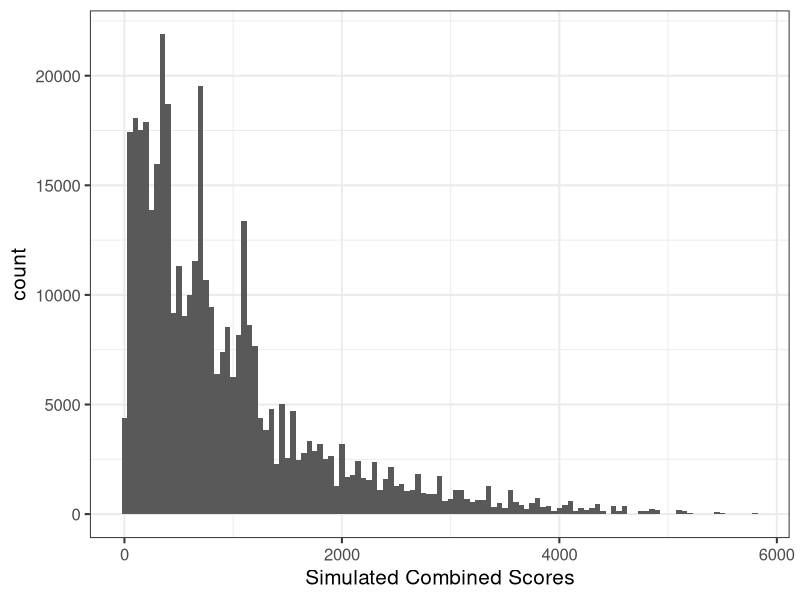
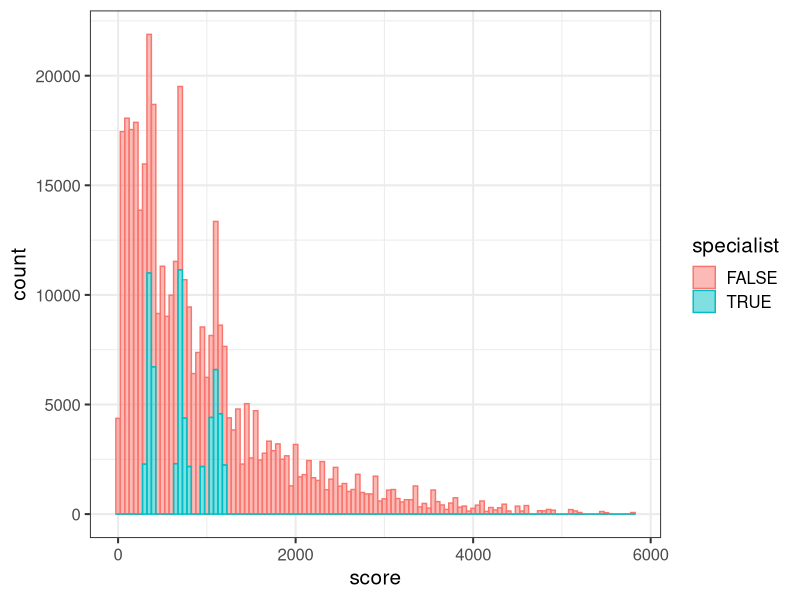
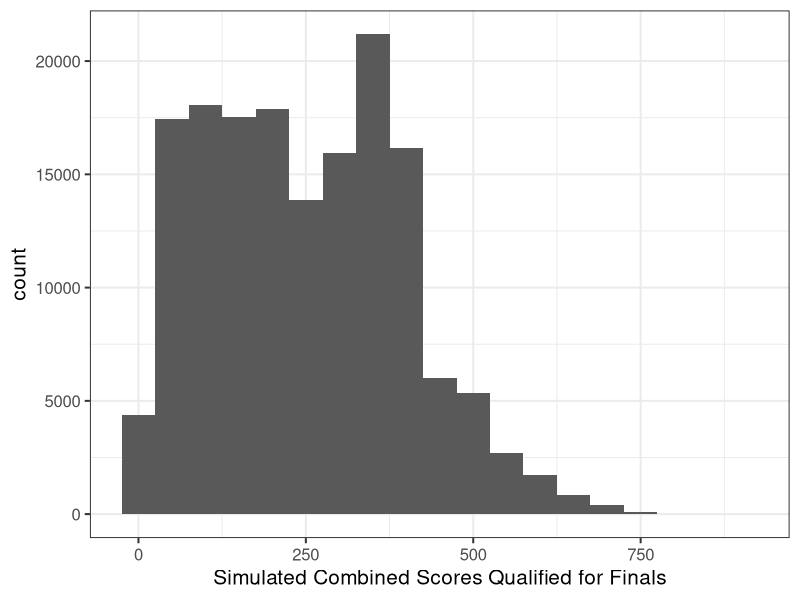
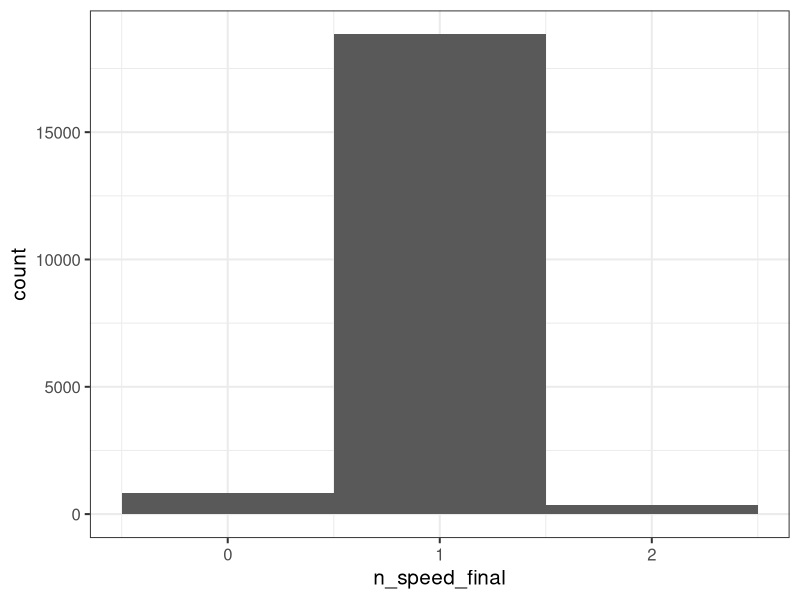
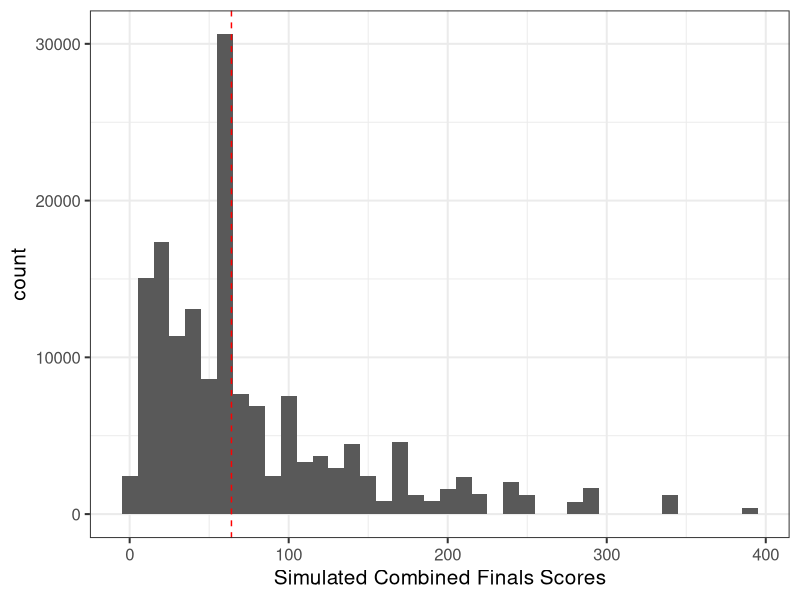
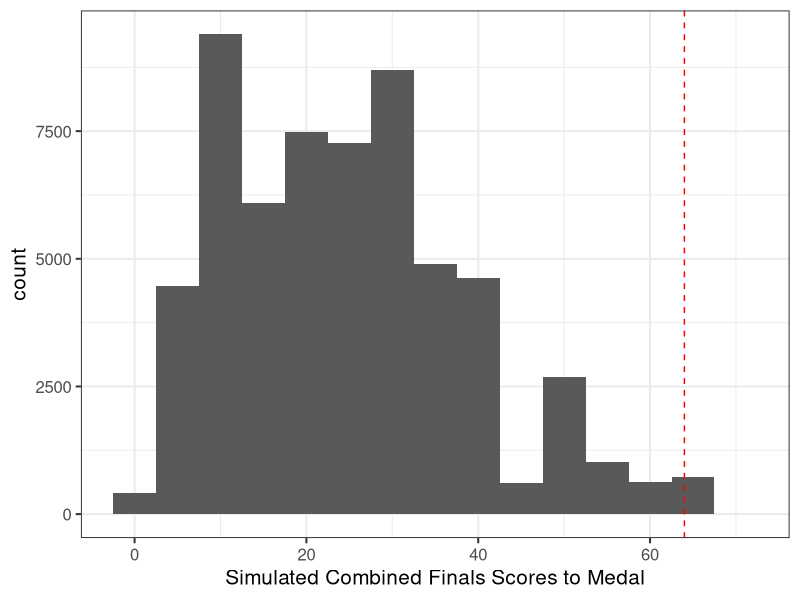

Recreate these plots in R, in order.
## ---- chunk 1
library(tidyverse)
library(knitr)
library(scales)

set.seed(400)

opts_chunk$set(message=FALSE, warning=FALSE)

theme_set(theme_bw(base_size = 15))
## ---- chunk 2
scores_rep <- function(n, n_speed) {
  speed <- lead <- boulder <- rep(NA, n)
  n_others <- n - n_speed
  
  # speed should be top in speed and last in the others
  speed[seq_len(n_speed)] <- sample(as.character(seq_len(n_speed)), n_speed)
  lead[seq_len(n_speed)] <- sample(as.character(n_others + seq_len(n_speed)), n_speed)
  boulder[seq_len(n_speed)] <- sample(as.character(n_others + seq_len(n_speed)), n_speed)
  
  # non speed specialists are the opposite
  speed[n_speed + seq_len(n_others)] <- sample(as.character(n_speed + seq_len(n_others)), n_others)
  lead[n_speed + seq_len(n_others)] <- sample(as.character(seq_len(n_others)), n_others)
  boulder[n_speed + seq_len(n_others)] <- sample(as.character(seq_len(n_others)), n_others)

  as.numeric(speed)*as.numeric(boulder)*as.numeric(lead) # multiplicative rounds
}
## ---- chunk 3
B <- 20000
n <- 20
n_speed <- 3 # there are 3 speed specialists qualified
scores_star <- matrix(nrow = B, ncol = n)
for(i in seq_len(B)) {
  scores_star[i,] <- scores_rep(n, n_speed)
}

summary(as.numeric(scores_star))
## ---- chunk 4
ggplot() +
  geom_histogram(aes(as.numeric(scores_star)), binwidth = 50) +
  xlab("Simulated Combined Scores")
## ---- chunk 5
data.frame(score = as.numeric(scores_star[, seq_len(n_speed)]), specialist = TRUE) %>%
  bind_rows(data.frame(score = as.numeric(scores_star[, (n_speed + 1):n]), specialist = FALSE)) %>%
  ggplot() +
  geom_histogram(aes(score, fill = specialist, colour = specialist), alpha = .5, binwidth = 50)
  
## ---- chunk 6
finals_star <- t(apply(scores_star, 1, rank)) <= 8

ggplot() +
  geom_histogram(aes(scores_star[finals_star]), binwidth = 50) +
  xlab("Simulated Combined Scores Qualified for Finals")
## ---- chunk 7
n_speed_final <- rowSums(finals_star[, seq_len(n_speed)])

ggplot() +
  geom_histogram(aes(n_speed_final), binwidth = 1)
## ---- chunk 8
n <- 8 
n_speed <- 1 
scores_final_star <- matrix(nrow = B, ncol = n)

for(i in seq_len(B)) {
  scores_final_star[i,] <- scores_rep(n, n_speed)
}
## ---- chunk 9
ggplot() +
  geom_histogram(aes(as.numeric(scores_final_star)), binwidth = 10) +
  xlab("Simulated Combined Finals Scores") +
  geom_vline(aes(xintercept = 64), colour = "red", lty = 2)
## ---- chunk 10
medals_star <- t(apply(scores_final_star, 1, rank)) <= 3

ggplot() +
  geom_histogram(aes(scores_final_star[medals_star]), binwidth = 5) +
  xlab("Simulated Combined Finals Scores to Medal") +
  geom_vline(aes(xintercept = 64), colour = "red", lty = 2)
## ---- chunk 11
speed_medal <- medals_star[, seq_len(n_speed)]
## ---- chunk 12
zero_speed_given_final <- function(n_speed, B) {
  scores_final_star <- matrix(nrow = B, ncol = 8)
  for(i in seq_len(B)) {
    scores_final_star[i,] <- scores_rep(8, n_speed)
  }
  
  medals_star <- t(apply(scores_final_star, 1, rank)) <= 3
  if(n_speed == 0) return(1)
  else if(n_speed == 1) return(sum(!medals_star[, 1])/B)
  else return(sum(rowSums(medals_star[, seq_len(n_speed)]) == 0)/B)
}

prob_speed_final <- table(n_speed_final)/B
prob_zero_speed_given_final <- vapply(as.numeric(names(prob_speed_final)), FUN.VALUE = numeric(1), zero_speed_given_final, B = B)
## ---- chunk 13
gold_speed_given_final <- function(n_speed, B) {
  scores_final_star <- matrix(nrow = B, ncol = 8)
  for(i in seq_len(B)) {
    scores_final_star[i,] <- scores_rep(8, n_speed)
  }
  
  gold_star <- t(apply(scores_final_star, 1, rank)) == 1
  if(n_speed == 0) return(0)
  else if(n_speed == 1) return(sum(gold_star[, 1])/B)
  else return(sum(rowSums(gold_star[, seq_len(n_speed)]) == 1)/B)
}

prob_gold_speed_given_final <- vapply(as.numeric(names(prob_speed_final)), FUN.VALUE = numeric(1), gold_speed_given_final, B = B)
